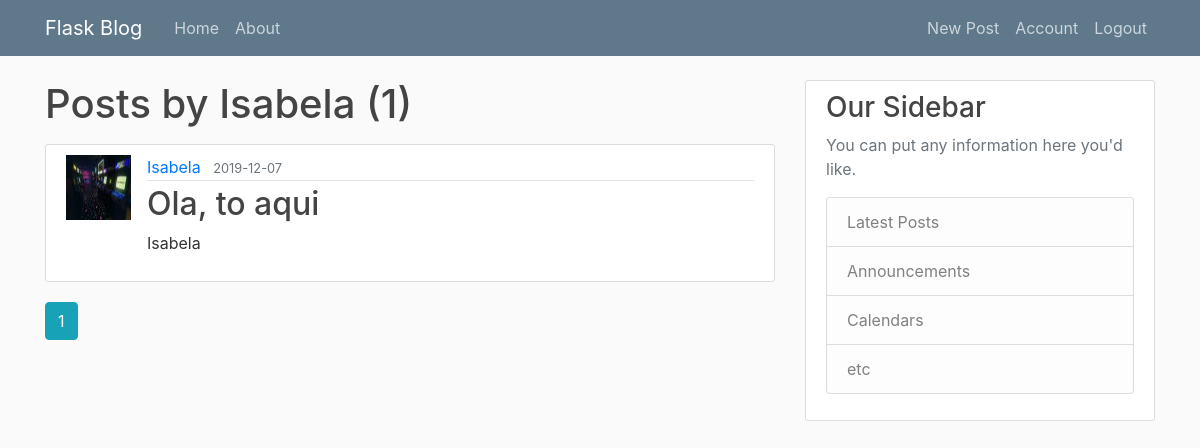
The page /user/Isabela (signed in) on the database its author committed.
### app/models/tables.py (models this page shows, shortened)
class User(db.Model, UserMixin):
    __tablename_ = "user"
    id = db.Column(db.Integer, primary_key=True)
    username = db.Column(db.String(20), unique=True, nullable=False)
    email = db.Column(db.String(120), unique=True, nullable=False)
    image_file = db.Column(db.String(120), nullable=False, default="default.png")
    password = db.Column(db.String(60), nullable=False)
    posts = db.relationship('Post', backref="author", lazy=True)

class Post(db.Model):
    __tablename__ = "post"
    id = db.Column(db.Integer, primary_key=True)
    title = db.Column(db.String(100), nullable=False)
    date_posted = db.Column(db.DateTime, nullable=False, default=datetime.utcnow)
    content = db.Column(db.Text, nullable=False)
    user_id = db.Column(db.Integer, db.ForeignKey('user.id'), nullable=False)

### app/controllers/default.py (the view)
@app.route("/user/<string:username>")
@login_required
def user_posts(username):
    page = request.args.get('page', 1, type=int)
    user = User.query.filter_by(username=username).first_or_404()
    posts = Post.query\
        .filter_by(author=user)\
        .order_by(Post.date_posted.desc())\
        .paginate(page=page, per_page=3)
    return render_template("user_posts.html", posts=posts, user=user)

### app/models/tables.py (called while the page is built)
@login_maneger.user_loader
def load_user(user_id):
    return User.query.get(int(user_id))

### app/templates/user_posts.html
{% extends "./bases/firstLayout.html" %}
{% block content%}
    <h1 class="mb-3">Posts by {{ user.username }} ({{ posts.total }})</h1>
    {% for post in posts.items%}
    <article class="media content-section">
        <img class="'rounded-circle article-img" src="{{ url_for('static', filename='profiles_pic/' + post.author.image_file) }}">
        <div class="media-body">
            <div class="article-metadata">
            <a class="mr-2" href="{{ url_for('user_posts', username=post.author.username) }}">{{ post.author.username }}</a>
            <small class="text-muted">{{ post.date_posted.strftime('%Y-%m-%d') }}</small>
            </div>
            <h2><a class="article-title" href="{{ url_for('post', post_id=post.id) }}">{{ post.title }}</a></h2>
            <p class="article-content">{{ post.content }}</p>
        </div>
    </article>
    {% endfor %}
    {% for page_num in posts.iter_pages(left_edge=1, right_edge=1, left_current=1, right_current=2) %}
        {% if page_num %}
            {% if posts.page == page_num %}
                <a class="btn btn-info mb-4" href="{{url_for('user_posts', username=user.username, page=page_num)}}">{{ page_num }}</a>
            {% else %}
                <a class="btn btn-outline-info mb-4" href="{{url_for('user_posts', username=user.username, page=page_num)}}">{{ page_num }}</a>
            {% endif %}
        {% else %}
            ...
        {% endif %}
    {% endfor %}
{% endblock content %}

### app/static/css/main.css (style rules this page uses)
body { background: #fafafa; color: #333333; margin-top: 5rem; }
h1, h2, h3, h4, h5, h6 { color: #444444; }
.content-section { background: #ffffff; padding: 10px 20px; border: 1px solid #dddddd; border-radius: 3px; margin-bottom: 20px; }
.article-title { color: #444444; }
.article-content { white-space: pre-line; }
.article-img { height: 65px; width: 65px; margin-right: 16px; }
.article-metadata { padding-bottom: 1px; margin-bottom: 4px; border-bottom: 1px solid #e3e3e3 }

### rows shown on the page
User: username "Isabela"
Post: image_file (picture), author.username "Isabela", date_posted "2019-12-07", title "Ola, to aqui", content "Isabela"

### other values the page prints
{{ posts.total }} "1"
{{ page_num }} "1"
